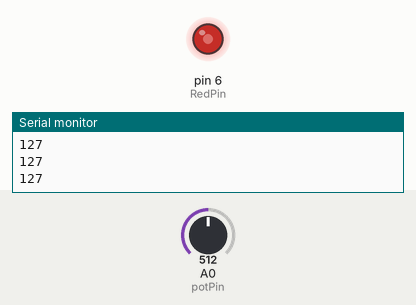
Recording of a sketch running on a simulated Arduino Uno, built with avr-gcc and run on an emulated ATmega328P. On the bench: output pins drawn as LEDs (lit = HIGH), the last lines printed to the serial monitor. The inputs (shaded band) are chosen by the test bench; at power-on: A0 (potPin) = 512.

Above: at 1.2 s.
1.3 s: A0 (potPin) set to 716
At 2.4 s:
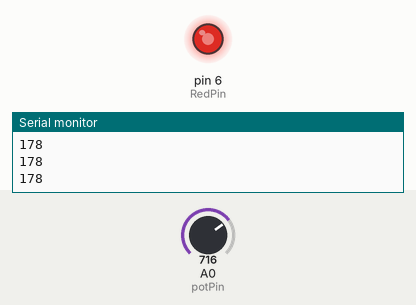
2.8 s: A0 (potPin) set to 900
At 3.6 s:
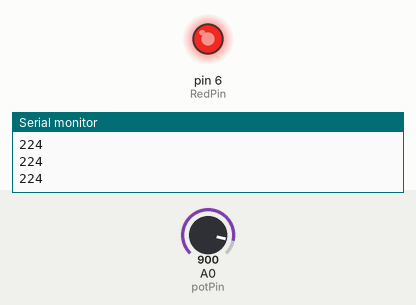
4.3 s: A0 (potPin) set to 122
At 4.7 s:
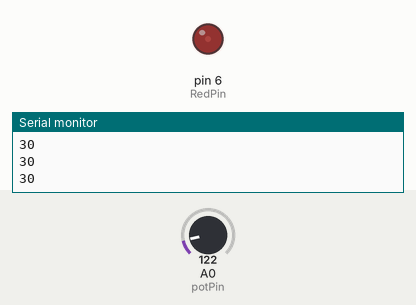
5.8 s: A0 (potPin) set to 0
At 7.0 s:
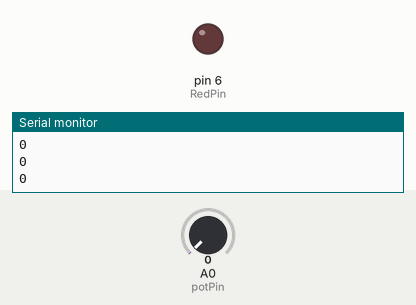
7.3 s: A0 (potPin) set to 511
At 8.2 s:
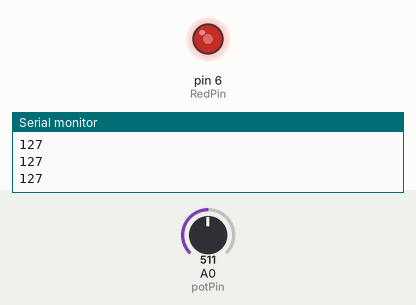
Timing chart, 0 to 9.8 s (numbered marks = the images above; inputs shaded):
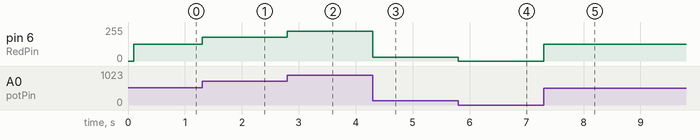

Measured:
- after the input at 1.3 s, pin 6 (RedPin): 127/255 → 178/255 at once
- after the input at 2.8 s, pin 6 (RedPin): 178/255 → 224/255 at once
- after the input at 4.3 s, pin 6 (RedPin): 224/255 → 30/255 at once
- after the input at 5.8 s, pin 6 (RedPin): 30/255 → 0/255 at once
- after the input at 7.3 s, pin 6 (RedPin): 0/255 → 127/255 at once

The sketch:

potentiometer.ino
```cpp
#define RedPin 6
#define potPin A0

unsigned long noteTime= millis();

void setup() {
  // put your setup code here, to run once:
  Serial.begin(115200);
  pinMode(RedPin,OUTPUT);

}

void loop() {
  // put your main code here, to run repeatedly:
  function();
}

void function(){
  unsigned long currentTime = millis();
  if((currentTime - noteTime) >= 100){
    noteTime = currentTime;

    int potValue = analogRead(potPin);
    int valueOf8bit = (float)potValue / 1023 * 255;
    Serial.println(valueOf8bit);
    analogWrite(RedPin, valueOf8bit);
  }

}
```
